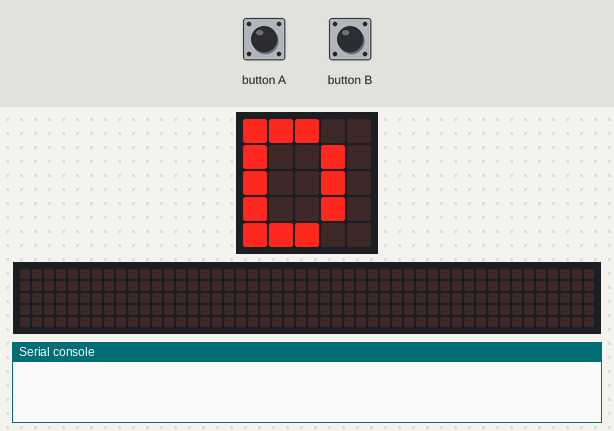
The program below on a simulated BBC micro:bit running MicroPython. On the bench: the board's 5×5 LED display, a strip that is not on the board, showing the scrolling text unrolled, the last lines printed to the serial console. Inputs (shaded band) come from the test bench. Files the program writes start out absent; no radio messages arrive unless stated (any console line starting 'radio sent:' is added by the test bench); the 48×5 strip is a reading aid, not a part: it shows the text the display is scrolling, unrolled, one strip-width of it at a time; files that are not in the repository are absent.

Above: at 5.0 s.
5.1 s: button A pressed for 0.15 s
At 5.2 s:
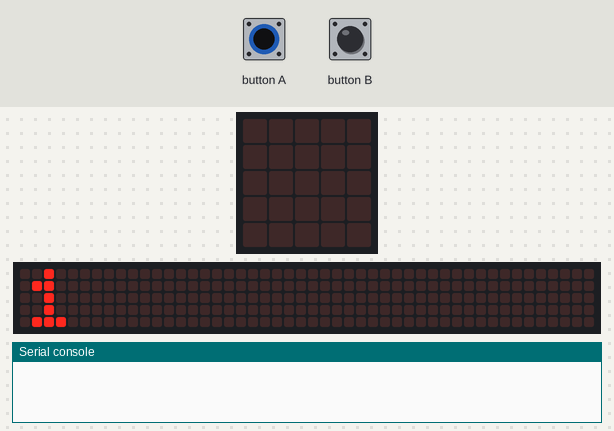
5.8 s: button B pressed for 0.15 s
At 6.2 s:
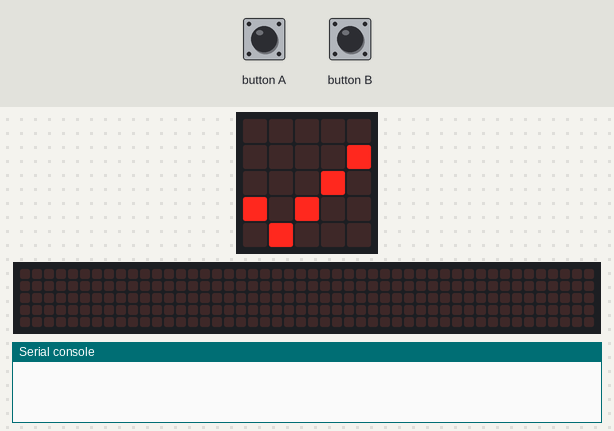
At 7.5 s:
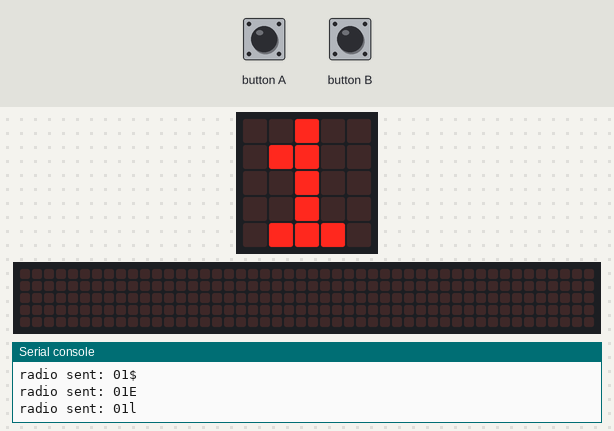
Timing chart, 0 to 9.0 s (numbered marks = the images above; inputs shaded):
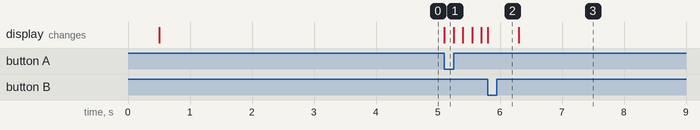

The program:

Node_Gateway.py
```python
# (licence header left out)
# This code is for the gate-way microbit. which 'talks' to a number of 'display node' microbits [up to 99]
# running the demo_scroll_show application

# Set the number of 'display' node microbits at power up when you see 'D' being displayed
# using the 'A' Button to increase the number and the 'B' button to confirm
# the value will be sorted and automatically loaded thereafter

# The application works with a 3rd application running on the raspberry pi called gateway_scroll
# for installation instructions see Github

from microbit import *
import radio


# radio.config(group=0)
radio.config(channel = 56, group = 0) # channel 56 was chosen at randon to avoid clashing
radio.on()

uart.init(baudrate=115200)

def print(*args, **kwargs):
    pass # disable print function


#configure no of displays
def conf_nd():
    d_no = 0
    while True:
        if button_a.was_pressed():
            d_no = d_no + 1
            if d_no > 9:
                d_no = 1
            display.scroll(str(d_no), wait= False, loop = True)
            while button_a.is_pressed():
                sleep(100)
        elif button_b.was_pressed():
            with open('node_total.txt','w') as my_file:
                my_file.write(str(d_no))
            display.show(Image.YES)
            sleep(500)
            break
    return d_no

#show a complete message
# if message longer than number of display nodes message is truncated from the left
# ie you lose the right hand end of the message
def disp_show(msg):
    global d_no

    #pad short messages and truncate long ones
    if d_no-len(msg)>0:
        msg = msg+(" "*(d_no-len(msg)))
    else:
        msg = msg[0:d_no]

    for x in range(1,d_no+1):
        header = str(x)
        if x < 10:
            header = "0" + str(x)
        radio.send(header + msg[x-1:x])
        sleep(40)

def disp_scroll(msg):
    global d_no
    #format message for scrolling
    m_len=len(msg)
    m_len_o=m_len       # save a copy of original length message
    gap = 0

    #for short messages pad with leading spaces to number of display nodes
    if m_len < d_no:
        gap = d_no - m_len
        msg = (" "*((gap)+1))+msg
        m_len=len(msg)  # update message length

    #build final message
    pack = (" "*d_no) + msg + (" "*m_len)

    #display full scrolled message
    for x in range (1+gap,(m_len+d_no)+1):
            msg_s = pack[x:x+(m_len)]
            for y in range (1,d_no+1):
                header = str(x)
                if y < 10:
                    header = "0" + str(y)
                radio.send(header + msg_s[y-1:y])
                sleep(40)
            sleep(250)

# manual config if 'a' held down at reset
display.show('-')
sleep(500)
display.show('D')
if button_a.was_pressed():
    char = conf_nd()

# try to get existing address
try:
    with open('node_total.txt') as my_file:
        d_no = int(my_file.read())
    display.show(Image.YES)
    sleep(500)
except:
    d_no = conf_nd()

if int(d_no)>9:
    display.scroll(str(d_no), wait = False, loop = True)
else:
    display.show(str(d_no))

sleep(500)

msg = " "
new = True
cnt = 1
nextcnt = 1
while True:
    # enable the following to allow control over uart
    # msg_r = uart.readline()
    # if msg_r is not None:
    #     display.show("^")
    #     # display.scroll(msg)
    #     msg = msg_r # update  message
    #     uart.write("===")
    #     uart.write(str(msg) + "\n")
    #     uart.write(str(msg)[2:3])
    #     uart.write("\n===\n")
    #     new = False
    # else:
    #     display.show("-")

    # add Auto-Display

    if cnt == 1:
        msg = "  2$Elektrotechnik$ "
        new = False
        cnt = 2
    elif cnt == 2:
        msg = "  1Energie  "
        new = False
        cnt = 100
        nextcnt = 3
    elif cnt == 3:
        msg = "  1Zukunft  "
        new = False
        cnt = 100
        nextcnt = 4
    elif cnt == 4:
        msg = "  1$$ ET $$  "
        new = False
        cnt = 100
        nextcnt = 1

    elif cnt == 100:
        sleep(4000)
        cnt = nextcnt


    if new is not True:
        # display.scroll(str(msg)[2:3])
        #sleep(4000)

        if str(msg)[2:3]=='1':
        #if new is not True:
            # uart.write("show: " + str(msg)[3:-1])
            disp_show(str(msg)[3:-1]) # display the message as a 'show'
        elif str(msg)[2:3]=='2':
            disp_scroll(str(msg)[3:-1]) # display the message as a 'scroll'
        else:
            new = False   
```

Measured:
- after the input at 5.1 s, the display: changes at once (image 1)
- after the input at 5.8 s, the display: changes at once (image 2)
